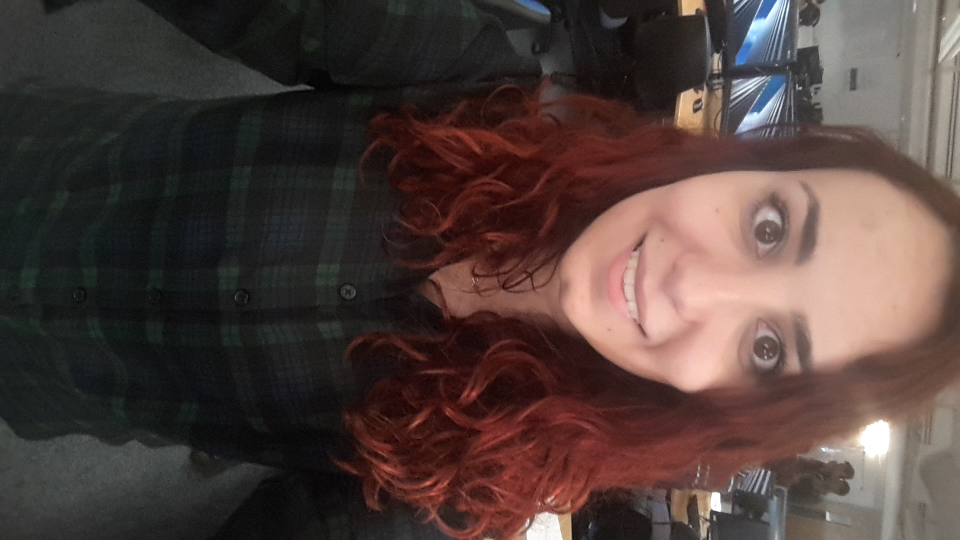
%> input picture Data/SelfiesDataSet/person1/1.jpg, 1920 x 1080 px (shown at 1/2 size)
$ octave --eval "result = ReadDatabase;"   (GNU Octave 9; MATLAB toolbox functions it lacks are replaced by stand-ins)
%> lines starting %> are read from the running program, lines starting %| are printed output that depends on the picture
### src/MATLAB/ExtractFaceFromImage.m
function [faceImage] = ExtractFaceFromImage(image)

FDetect = vision.CascadeObjectDetector;
image = imresize(image,0.3);
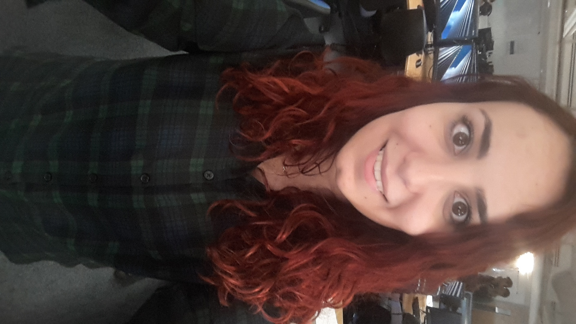
%> image: size 324x576x3 uint8; mean R, G, B 79.9, 63.6, 59.6
image = rgb2gray(image);
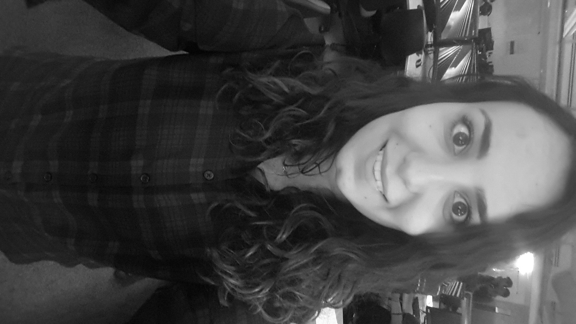
%> image: size 324x576 uint8; min 1, max 255, mean 68
%Read the input image
I = image;
[rowsImage,columnsImage] = size(I);
%> rowsImage = 324; columnsImage = 576
if columnsImage > rowsImage
    I = imrotate(I,90);
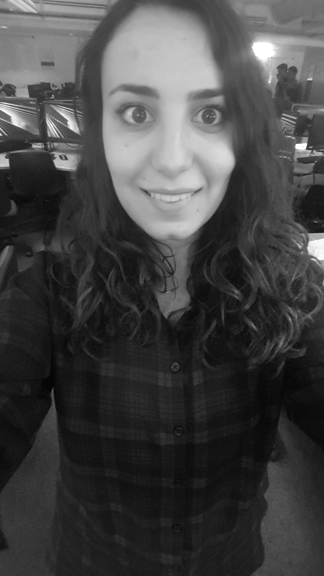
%> I: size 576x324 uint8; min 1, max 255, mean 68; mean of the top-left, top-right, bottom-left and bottom-right quarters 97.1, 108.3, 32.4, 34.3
end
%Returns Bounding Box values based on number of objects
BB = step(FDetect,I);
%> BB = [79 43 189 189]
sizeOfBiggerRec = 0;
for i = 1:size(BB,1)
   currentRectSize = (BB(i,3)*BB(i,4));
   if sizeOfBiggerRec < currentRectSize
        sizeOfBiggerRec = currentRectSize;
        currentRect = i;
   end
end
%> this loop made 1 pass
%> (currentRectSize, sizeOfBiggerRec, currentRect) on pass 1: (35721, 35721, 1)
BB = BB(currentRect,:);
%%EXTRACT THE FACE
faceImage = I(BB(2):BB(2)+BB(4),BB(1):BB(1)+BB(3));
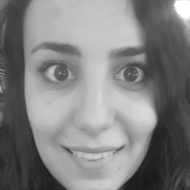
%> faceImage: size 190x190 uint8; min 22, max 255, mean 129.2

end

### src/MATLAB/ReadDatabase.m
function [database] = ReadDatabase()

cd SelfiesDataSet\

for i=1:8

    nextFolder = strcat('person',int2str(i));
    cd(nextFolder)
    database{i} = ExtractFaceFromImage(imread('1.jpg'));
    cd ..
end

end
